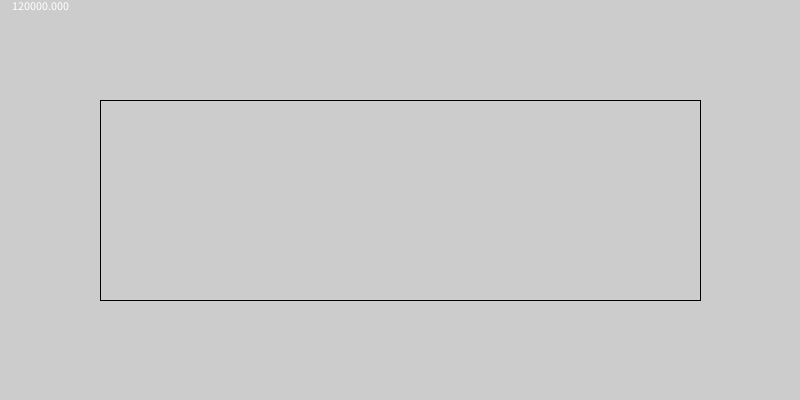
Frame 1 (no input)
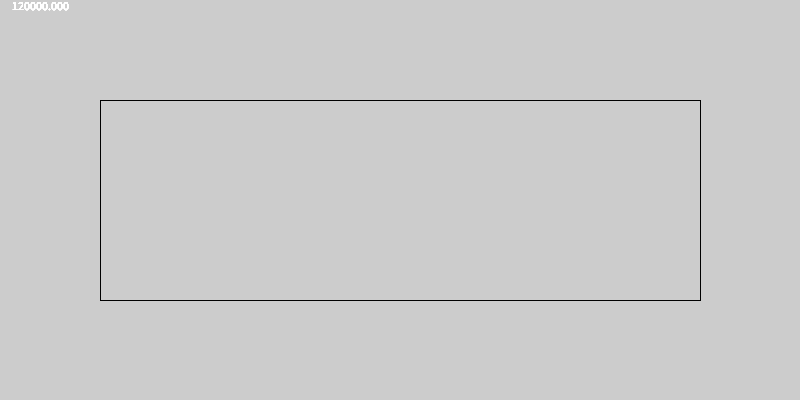
Frame 60 (the mouse pressed at the canvas centre just before this capture)
Frame 120 (the mouse held since frame 60 and released just before this capture): identical to frame 60, image omitted

The Processing sketch that drew these frames (run headless with seeded random() and noise(); from frame 60 on, the mouse is pressed at the canvas centre):

// Processing sketch: Rectangle1
// ── Rectangle1.pde
Rectangle rectangle;

void setup()
{
  size(800, 400);
}

void draw()
{
  rectangle = new Rectangle(100f,100f,600f,200f);
  rectangle.Draw();
  
  text(rectangle.Area,10,10);
}

class Rectangle
{
  float x;
  float y;
  float width;
  float height;
  public float Area;
  
  Rectangle(float xx,float yy,float w,float h)
  {
    x=xx;
    y=yy;
    width=w;
    height=h;
    Area = width * height;
  }
  
  public void Draw()
  {
    float a=x+width;
    float b=y+height;
    
    line(x,y,a,y);
    line(a,y,a,b);
    line(a,b,x,b);
    line(x,b,x,y);
  }
}
